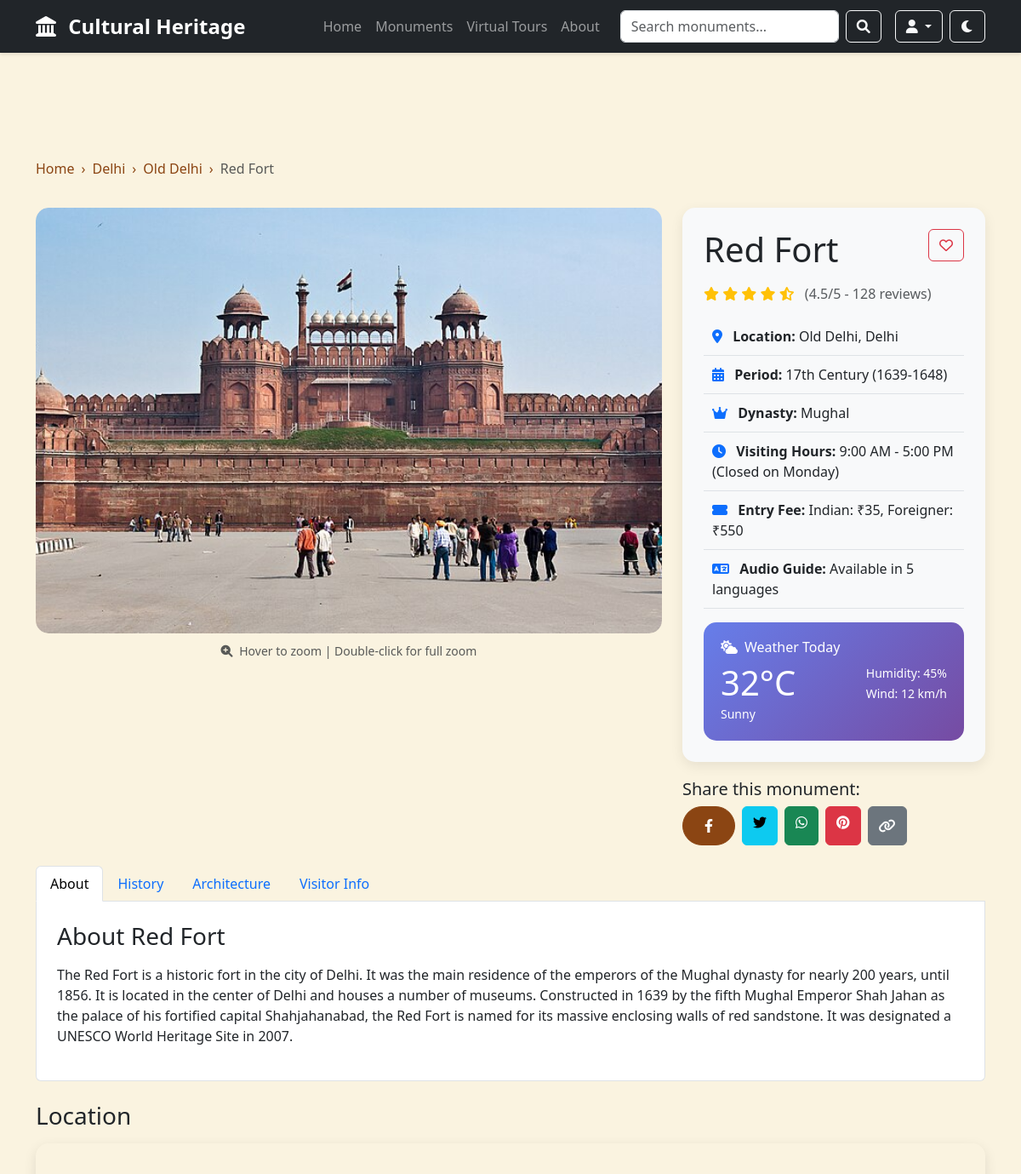
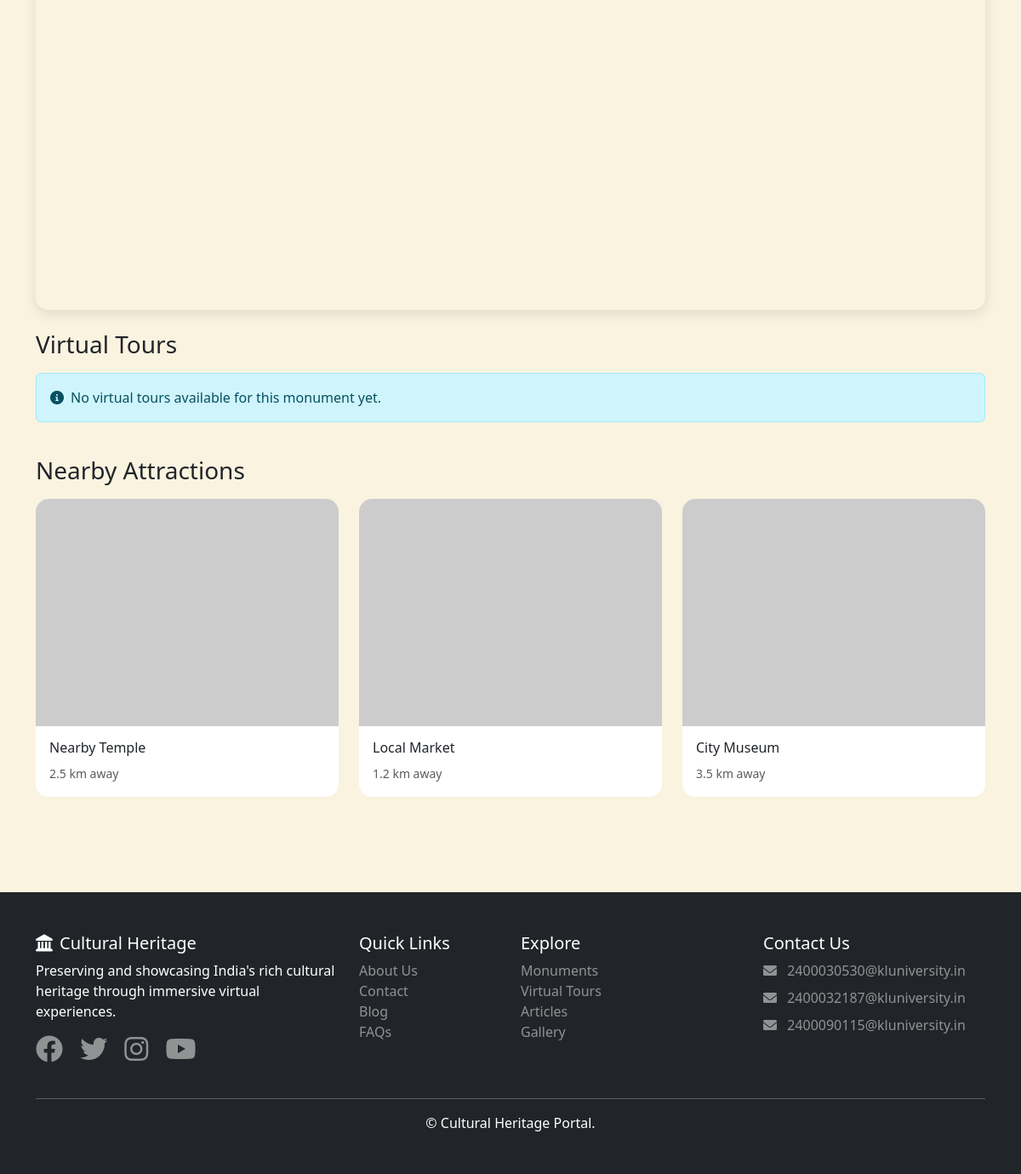
/monument/red-fort/, run on the app's committed database (2 pictures, top to bottom).
### tours/models.py (models this page shows, shortened)
class Monument(models.Model):
    name = models.CharField(max_length=200)
    slug = models.SlugField(unique=True)
    description = models.TextField()
    short_description = models.CharField(max_length=300)
    location = models.CharField(max_length=200)
    state = models.CharField(max_length=100)
    latitude = models.FloatField(default=0.0)
    longitude = models.FloatField(default=0.0)
    period = models.CharField(max_length=100)
    dynasty = models.CharField(max_length=100)
    visiting_hours = models.CharField(max_length=200, default="10:00 AM - 6:00 PM")
    entry_fee = models.CharField(max_length=200, blank=True, default="Free")
    main_image = models.ImageField(upload_to='monuments/main/', null=True, blank=True)
    created_at = models.DateTimeField(auto_now_add=True)
    updated_at = models.DateTimeField(auto_now=True)
    class Meta:
        ordering = ['name']

### tours/views.py (the view)
# urls.py: path('monument/<slug:slug>/', views.MonumentDetailView.as_view(), name='monument_detail'),
class MonumentDetailView(DetailView):
    model = Monument
    template_name = 'tours/monument_detail.html'
    context_object_name = 'monument'
    def get_context_data(self, **kwargs):
        context = super().get_context_data(**kwargs)
        context['tours'] = VirtualTour.objects.filter(
            monument=self.object,
            is_published=True
        )
        return context

### templates/tours/monument_detail.html (shortened to what this page needs)
{% extends 'base.html' %}
{% load static %}
{% block content %}
<div class="container py-4">
    <nav aria-label="breadcrumb" class="mb-4">
        <ol class="breadcrumb">
            <li class="breadcrumb-item"><a href="{% url 'tours:home' %}" class="text-decoration-none">Home</a></li>
            <li class="breadcrumb-item"><a href="{% url 'tours:search' %}?q={{ monument.state }}" class="text-decoration-none">{{ monument.state }}</a></li>
            <li class="breadcrumb-item"><a href="{% url 'tours:search' %}?q={{ monument.location }}" class="text-decoration-none">{{ monument.location }}</a></li>
            <li class="breadcrumb-item active" aria-current="page">{{ monument.name }}</li>
        </ol>
    </nav>
    <div class="row mb-4">
        <div class="col-lg-8">
            <div class="zoom-container" style="position: relative; overflow: hidden; border-radius: 15px; height: 500px;">
                {% if monument.main_image and monument.main_image.url %}
                <img src="{{ monument.main_image.url }}" class="main-image zoom-image" alt="{{ monument.name }}" id="mainImage" style="width: 100%; height: 100%; object-fit: cover;">
                {% else %}
                <img src="https://via.placeholder.com/1200x800?text={{ monument.name }}" class="main-image" alt="{{ monument.name }}" style="width: 100%; height: 100%; object-fit: cover;">
                {% endif %}
            </div>
            <div class="text-center mt-2">
                <small class="text-muted"><i class="fas fa-search-plus me-1"></i> Hover to zoom | Double-click for full zoom</small>
            </div>
        </div>
        <div class="col-lg-4">
            <div class="info-card" data-aos="fade-left">
                <div class="d-flex justify-content-between align-items-start mb-3">
                    <h1 class="mb-0">{{ monument.name }}</h1>
                    <button class="btn btn-outline-danger" onclick="toggleFavorite({{ monument.id }})">
                        <i class="far fa-heart" id="fav-icon-{{ monument.id }}"></i>
                    </button>
                </div>
                <div class="rating mb-3">
                    <i class="fas fa-star"></i>
                    <i class="fas fa-star"></i>
                    <i class="fas fa-star"></i>
                    <i class="fas fa-star"></i>
                    <i class="fas fa-star-half-alt"></i>
                    <span class="text-muted ms-2">(4.5/5 - 128 reviews)</span>
                </div>
                <div class="info-item">
                    <i class="fas fa-map-marker-alt text-primary me-2"></i>
                    <strong>Location:</strong> {{ monument.location }}, {{ monument.state }}
                </div>
                <div class="info-item">
                    <i class="fas fa-calendar-alt text-primary me-2"></i>
                    <strong>Period:</strong> {{ monument.period }}
                </div>
                <div class="info-item">
                    <i class="fas fa-crown text-primary me-2"></i>
                    <strong>Dynasty:</strong> {{ monument.dynasty }}
                </div>
                <div class="info-item">
                    <i class="fas fa-clock text-primary me-2"></i>
                    <strong>Visiting Hours:</strong> {{ monument.visiting_hours }}
                </div>
                <div class="info-item">
                    <i class="fas fa-ticket-alt text-primary me-2"></i>
                    <strong>Entry Fee:</strong> {{ monument.entry_fee|default:"Free" }}
                </div>
                <div class="info-item">
                    <i class="fas fa-language text-primary me-2"></i>
                    <strong>Audio Guide:</strong> Available in 5 languages
                </div>
                <div class="weather-widget mt-3">
                    <h6><i class="fas fa-cloud-sun me-2"></i>Weather Today</h6>
                    <div class="d-flex justify-content-between">
                        <div>
                            <span class="display-6">32°C</span>
                            <br>
                            <small>Sunny</small>
                        </div>
                        <div class="text-end">
                            <small>Humidity: 45%</small>
                            <br>
                            <small>Wind: 12 km/h</small>
                        </div>
                    </div>
                </div>
            </div>
            <div class="share-buttons mt-3">
                <h5>Share this monument:</h5>
                <div class="d-flex gap-2">
                    <a href="https://www.facebook.com/sharer/sharer.php?u={{ request.build_absolute_uri }}" target="_blank" class="btn btn-primary">
                        <i class="fab fa-facebook-f"></i>
                    </a>
                    <a href="https://twitter.com/intent/tweet?url={{ request.build_absolute_uri }}&text={{ monument.name }}" target="_blank" class="btn btn-info">
                        <i class="fab fa-twitter"></i>
                    </a>
                    <a href="https://wa.me/?text={{ monument.name }} - {{ request.build_absolute_uri }}" target="_blank" class="btn btn-success">
                        <i class="fab fa-whatsapp"></i>
                    </a>
                    {% if monument.main_image and monument.main_image.url %}
                    <a href="https://pinterest.com/pin/create/button/?url={{ request.build_absolute_uri }}&media={{ monument.main_image.url }}&description={{ monument.name }}" target="_blank" class="btn btn-danger">
                        <i class="fab fa-pinterest"></i>
                    </a>
                    {% else %}
                    <button class="btn btn-danger" disabled title="No image to share">
                        <i class="fab fa-pinterest"></i>
                    </button>
                    {% endif %}
                    <button class="btn btn-secondary" onclick="copyToClipboard('{{ request.build_absolute_uri }}')">
                        <i class="fas fa-link"></i>
                    </button>
                </div>
            </div>
        </div>
    </div>
    <div class="row mb-4">
        <div class="col-12">
            <ul class="nav nav-tabs" id="monumentTabs" role="tablist">
                <li class="nav-item" role="presentation">
                    <button class="nav-link active" id="about-tab" data-bs-toggle="tab" data-bs-target="#about" type="button" role="tab">About</button>
                </li>
                <li class="nav-item" role="presentation">
                    <button class="nav-link" id="history-tab" data-bs-toggle="tab" data-bs-target="#history" type="button" role="tab">History</button>
                </li>
                <li class="nav-item" role="presentation">
                    <button class="nav-link" id="architecture-tab" data-bs-toggle="tab" data-bs-target="#architecture" type="button" role="tab">Architecture</button>
                </li>
                <li class="nav-item" role="presentation">
                    <button class="nav-link" id="visitor-info-tab" data-bs-toggle="tab" data-bs-target="#visitor-info" type="button" role="tab">Visitor Info</button>
                </li>
            </ul>
            <div class="tab-content p-4 border border-top-0 rounded-bottom" style="background: white;">
                <div class="tab-pane fade show active" id="about" role="tabpanel">
                    <h3>About {{ monument.name }}</h3>
                    <p class="lead">{{ monument.description|linebreaks }}</p>
                </div>
            </div>
        </div>
    </div>
    <div class="row mb-4">
        <div class="col-12">
            <h3 class="mb-3">Location</h3>
            <div id="map" style="height: 400px; width: 100%;"></div>
        </div>
    </div>
    <div class="row mb-4">
        <div class="col-12">
            <h3 class="mb-3">Virtual Tours</h3>
            <div class="row">
                {% for tour in tours %}
                <div class="col-md-4 mb-4">
                    <div class="card h-100" data-aos="fade-up" data-aos-delay="{{ forloop.counter|add:'100' }}">
                        <div class="card-body">
                            <h5 class="card-title">{{ tour.title }}</h5>
                            <p class="card-text">{{ tour.description|truncatewords:15 }}</p>
                            <div class="mb-3">
                                <span class="badge bg-primary">{{ tour.get_tour_type_display }}</span>
                                <span class="badge bg-secondary ms-2"><i class="fas fa-clock me-1"></i>{{ tour.duration_minutes }} min</span>
                            </div>
                            <a href="{% url 'tours:virtual_tour' tour.id %}" class="btn btn-primary w-100">
                                <i class="fas fa-play me-2"></i>Start Tour
                            </a>
                        </div>
                    </div>
                </div>
                {% empty %}
                <div class="col-12">
                    <div class="alert alert-info">
                        <i class="fas fa-info-circle me-2"></i>No virtual tours available for this monument yet.
                    </div>
                </div>
                {% endfor %}
            </div>
        </div>
    </div>
    <div class="row mb-4">
        <div class="col-12">
            <h3 class="mb-3">Nearby Attractions</h3>
            <div class="row">
                <div class="col-md-4 mb-3">
                    <div class="card">
                        <img src="https://via.placeholder.com/400x300?text=Nearby+Attraction" class="card-img-top" alt="Nearby">
                        <div class="card-body">
                            <h6>Nearby Temple</h6>
                            <small class="text-muted">2.5 km away</small>
                        </div>
                    </div>
                </div>
                <div class="col-md-4 mb-3">
                    <div class="card">
                        <img src="https://via.placeholder.com/400x300?text=Local+Market" class="card-img-top" alt="Market">
                        <div class="card-body">
                            <h6>Local Market</h6>
                            <small class="text-muted">1.2 km away</small>
                        </div>
                    </div>
                </div>
                <div class="col-md-4 mb-3">
                    <div class="card">
                        <img src="https://via.placeholder.com/400x300?text=Museum" class="card-img-top" alt="Museum">
                        <div class="card-body">
                            <h6>City Museum</h6>
                            <small class="text-muted">3.5 km away</small>
                        </div>
                    </div>
                </div>
            </div>
        </div>
    </div>
</div>
{% endblock %}

### data on the page
Monument: state "Delhi", location "Old Delhi", name "Red Fort", main_image (picture), period "17th Century (1639-1648)", dynasty "Mughal", visiting_hours "9:00 AM - 5:00 PM (Closed on Monday)", entry_fee "Indian: ₹35, Foreigner: ₹550", description "The Red Fort is a historic fort in the city of Delhi. It was the main residence of the emperors of the Mughal dynasty for nearly 200 years, until 1856. It is located in the center of Delhi and houses a number of museums. Constructed in 1639 by the fifth Mughal Emperor Shah Jahan as the palace of his fortified capital Shahjahanabad, the Red Fort is named for its massive enclosing walls of red sandstone. It was designated a UNESCO World Heritage Site in 2007."
